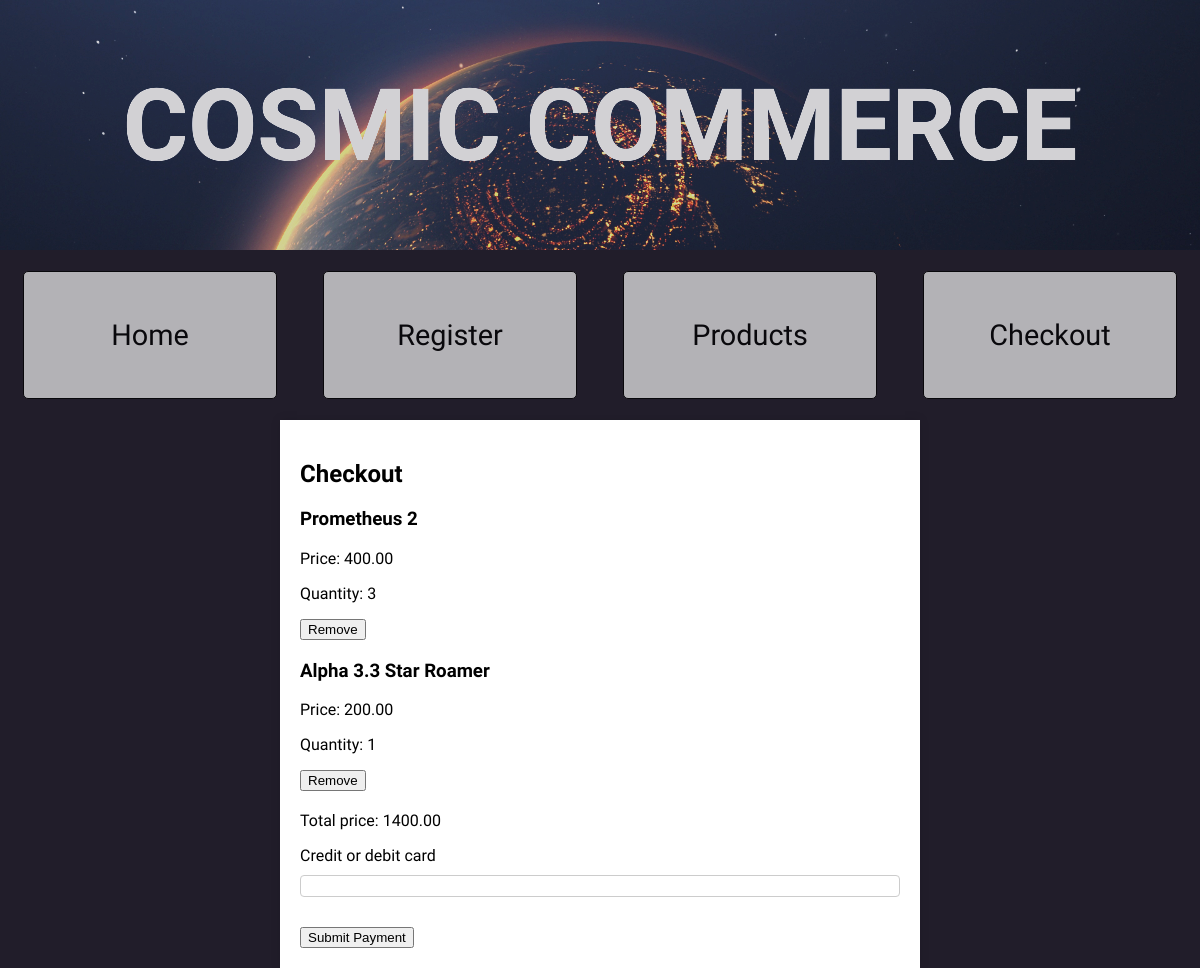
The app's page /payment/ (signed in), older data.
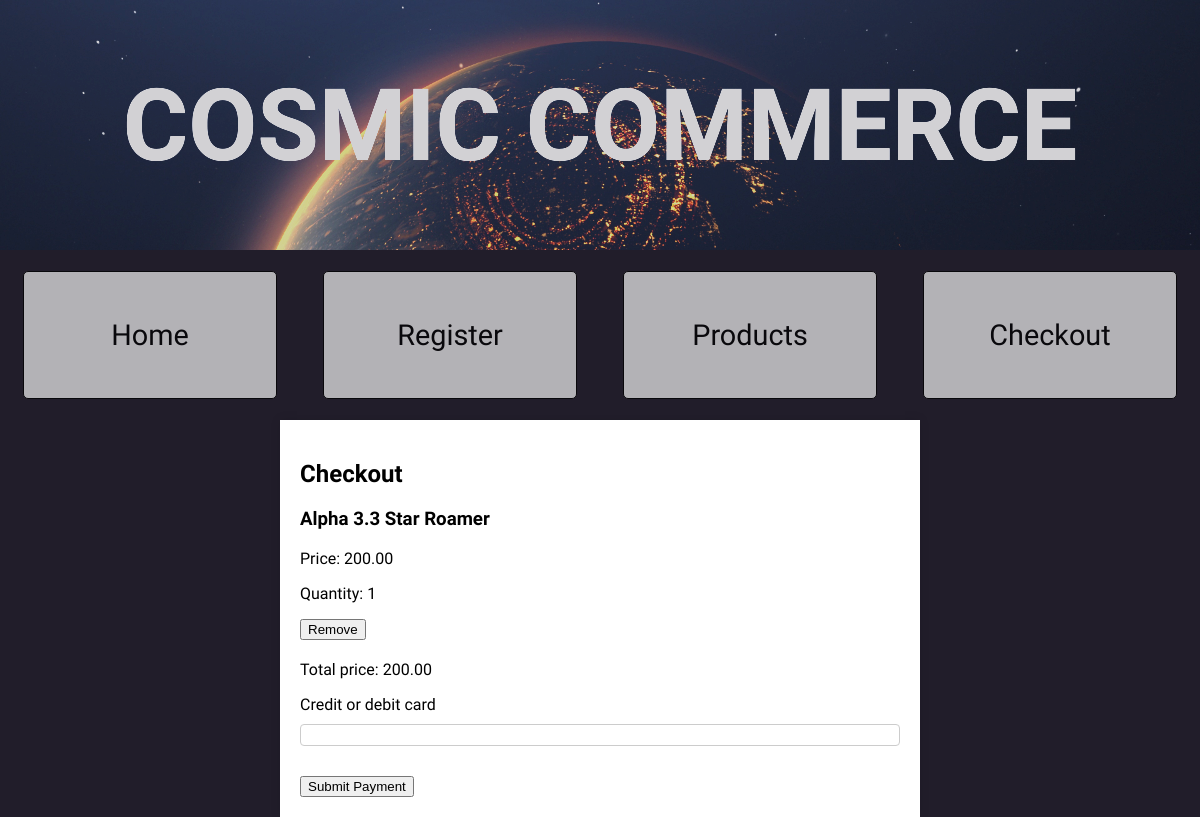
The same page, newer data.
### catalog/models.py (models this page shows, shortened)
class BasketItem(models.Model):
    product = models.ForeignKey(Product, on_delete=models.CASCADE)
    basket = models.ForeignKey(Basket, on_delete=models.CASCADE)
    quantity = models.PositiveIntegerField(default=1)

class Product(models.Model):
    image = models.ImageField(upload_to='products/')
    title = models.CharField(max_length=200, default='Default Title')
    description = models.TextField()
    price = models.DecimalField(max_digits=6, decimal_places=2)
    category = models.ForeignKey(Category, null=True, blank=True, on_delete=models.CASCADE)
    featured = models.BooleanField(default=False)

class Basket(models.Model):
    user = models.OneToOneField(User, on_delete=models.CASCADE)
    items = models.ManyToManyField(Product, through='BasketItem')
    def get_total_price(self):
        return sum(item.product.price * item.quantity for item in self.basketitem_set.all())

### catalog/views.py (the view)
# urls.py: path('payment/', views.payment, name='payment'),
def payment(request):
    return render(request, 'catalog/payment.html')

### catalog/context_processors.py (called while the page is built)
def basket(request):
    if request.user.is_authenticated:
        basket, created = Basket.objects.get_or_create(user=request.user)
        return {'basket': basket}
    else:
        return {}

### catalog/templates/catalog/payment.html (shortened to what this page needs)
{% load static %}
<!DOCTYPE html>
<html>
<head>
    <link rel="stylesheet" type="text/css" href="{% static 'catalog/css/style.css' %}">
</head>
<body>
    <header class="site-header">
        <h1>COSMIC COMMERCE</h1>
    </header>
    <section class="site-nav">
        <nav>
            <ul>
                <li><a href="{% url 'index' %}">Home</a></li>
                <li><a href="{% url 'register' %}">Register</a></li>
                <li><a href="{% url 'products' %}">Products</a></li>
                <li><a href="{% url 'checkout' %}">Checkout</a></li>
            </ul>
        </nav>
    </section>
    <div class="checkout-basket">
        <h2>Checkout</h2>
        <ul>
            {% for item in basket.basketitem_set.all %}
                <li>
                    <h3>{{ item.product.title }}</h3>
                    <p>Price: {{ item.product.price }}</p>
                    <p>Quantity: {{ item.quantity }}</p>
                    <form method="post" action="{% url 'remove_from_basket' item.id %}">
                        <input type="submit" value="Remove">
                    </form>
                </li>
            {% empty %}
                <li>Your basket is empty</li>
            {% endfor %}
        </ul>
        <p>Total price: {{ basket.get_total_price }}</p>
        <form action="{% url 'charge' %}" method="post" id="payment-form">
            <div class="form-row">
                <label for="card-element">
                    Credit or debit card
                </label>
                <div id="card-element">
                </div>
            </div>
            <button>Submit Payment</button>
    </div>
</body>
</html>

Row changes from the older to the newer data that the page shows:
removed BasketItem: product "Prometheus 2", product.price "400.00", quantity "3"
computed for Basket: get_total_price "1400.00" → "200.00"
